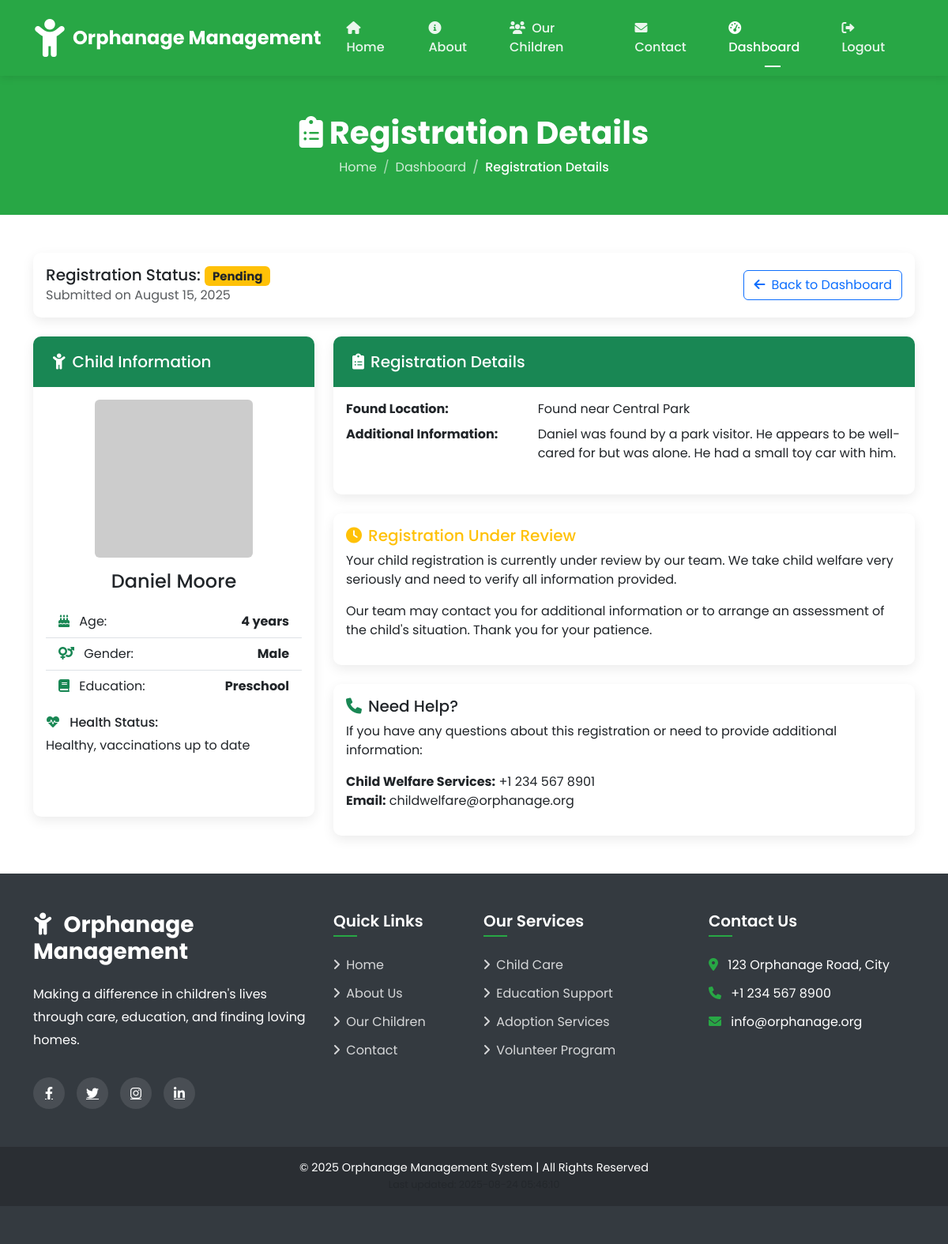
Page /users/view_children.php?id=1 (signed in) on the committed database.
### tables this page shows
CREATE TABLE child_registrations (
                                     reg_id INT PRIMARY KEY AUTO_INCREMENT,
                                     user_id INT NOT NULL,
                                     name VARCHAR(100) NOT NULL,
                                     age INT NOT NULL,
                                     gender ENUM('male', 'female', 'other') NOT NULL,
                                     health_status TEXT,
                                     education_level VARCHAR(50),
                                     photo VARCHAR(255),
                                     found_location TEXT,
                                     additional_info TEXT,
                                     status ENUM('pending', 'approved', 'rejected') NOT NULL DEFAULT 'pending',
                                     submitted_at TIMESTAMP DEFAULT CURRENT_TIMESTAMP,
                                     processed_at TIMESTAMP NULL,
                                     rejection_reason TEXT,
                                     FOREIGN KEY (user_id) REFERENCES users(user_id) ON DELETE CASCADE
);

### users/view_children.php (the view, shortened to what this page needs)
<?php
include '../includes/db.php';
$user_id = $_SESSION['user_id'];
$error = "";
$reg_id = (int)$_GET['id'];
$query = "SELECT * FROM child_registrations WHERE reg_id = $reg_id AND user_id = $user_id";
$result = mysqli_query($conn, $query);
if (mysqli_num_rows($result) == 0) {
    $error = "Registration not found or you don't have permission to view it.";
} else {
    $registration = mysqli_fetch_assoc($result);
}
include '../includes/header.php';
?>
    <div class="page-header">
        <div class="container">
            <h1><i class="fas fa-clipboard-list me-2"></i>Registration Details</h1>
            <nav aria-label="breadcrumb">
                <ol class="breadcrumb">
                    <li class="breadcrumb-item"><a href="../index.php">Home</a></li>
                    <li class="breadcrumb-item"><a href="dashboard.php">Dashboard</a></li>
                    <li class="breadcrumb-item active" aria-current="page">Registration Details</li>
                </ol>
            </nav>
        </div>
    </div>
    <section class="py-5">
        <div class="container">
            <?php if (!empty($error)): ?>
                <div class="alert alert-danger">
                    <i class="fas fa-exclamation-circle me-2"></i><?php echo $error; ?>
                    <div class="mt-3">
                        <a href="dashboard.php" class="btn btn-primary">
                            <i class="fas fa-arrow-left me-2"></i>Back to Dashboard
                        </a>
                    </div>
                </div>
            <?php else: ?>
                <div class="row">
                    <div class="col-12 mb-4">
                        <div class="card">
                            <div class="card-body d-flex justify-content-between align-items-center">
                                <div>
                                    <h5 class="mb-0">
                                        Registration Status:
                                        <?php if ($registration['status'] == 'pending'): ?>
                                            <span class="badge bg-warning text-dark">Pending</span>
                                        <?php elseif ($registration['status'] == 'approved'): ?>
                                            <span class="badge bg-success">Approved</span>
                                        <?php else: ?>
                                            <span class="badge bg-danger">Rejected</span>
                                        <?php endif; ?>
                                    </h5>
                                    <p class="mb-0 text-muted">Submitted on <?php echo date('F j, Y', strtotime($registration['submitted_at'])); ?></p>
                                </div>
                                <a href="dashboard.php?tab=registrations" class="btn btn-outline-primary">
                                    <i class="fas fa-arrow-left me-2"></i>Back to Dashboard
                                </a>
                            </div>
                        </div>
                    </div>
                    <div class="col-md-4 mb-4">
                        <div class="card h-100">
                            <div class="card-header bg-success text-white">
                                <h5 class="mb-0"><i class="fas fa-child me-2"></i>Child Information</h5>
                            </div>
                            <div class="card-body">
                                <div class="text-center mb-3">
                                    <?php if (!empty($registration['photo']) && file_exists("../" . $registration['photo'])): ?>
                                        <img src="<?php echo "../" . $registration['photo']; ?>" class="img-fluid rounded mb-3" style="max-height: 200px; object-fit: cover;" alt="<?php echo $registration['name']; ?>">
                                    <?php else: ?>
                                        <img src="https://via.placeholder.com/200x200?text=No+Photo" class="img-fluid rounded mb-3" alt="No Photo">
                                    <?php endif; ?>
                                    <h4><?php echo $registration['name']; ?></h4>
                                </div>
                                <ul class="list-group list-group-flush">
                                    <li class="list-group-item d-flex justify-content-between align-items-center">
                                        <span><i class="fas fa-birthday-cake me-2 text-success"></i> Age:</span>
                                        <span class="fw-bold"><?php echo $registration['age']; ?> years</span>
                                    </li>
                                    <li class="list-group-item d-flex justify-content-between align-items-center">
                                        <span><i class="fas fa-venus-mars me-2 text-success"></i> Gender:</span>
                                        <span class="fw-bold"><?php echo ucfirst($registration['gender']); ?></span>
                                    </li>
                                    <li class="list-group-item d-flex justify-content-between align-items-center">
                                        <span><i class="fas fa-book me-2 text-success"></i> Education:</span>
                                        <span class="fw-bold"><?php echo $registration['education_level'] ? $registration['education_level'] : 'Not specified'; ?></span>
                                    </li>
                                </ul>
                                <?php if (!empty($registration['health_status'])): ?>
                                    <div class="mt-3">
                                        <h6 class="mb-2"><i class="fas fa-heartbeat me-2 text-success"></i> Health Status:</h6>
                                        <p class="mb-0"><?php echo $registration['health_status']; ?></p>
                                    </div>
                                <?php endif; ?>
                            </div>
                        </div>
                    </div>
                    <div class="col-md-8">
                        <div class="card mb-4">
                            <div class="card-header bg-success text-white">
                                <h5 class="mb-0"><i class="fas fa-clipboard-list me-2"></i>Registration Details</h5>
                            </div>
                            <div class="card-body">
                                <dl class="row">
                                    <?php if (isset($registration['found_location']) && !empty($registration['found_location'])): ?>
                                        <dt class="col-sm-4">Found Location:</dt>
                                        <dd class="col-sm-8"><?php echo $registration['found_location']; ?></dd>
                                    <?php endif; ?>
                                    <?php if (isset($registration['additional_info']) && !empty($registration['additional_info'])): ?>
                                        <dt class="col-sm-4">Additional Information:</dt>
                                        <dd class="col-sm-8"><?php echo $registration['additional_info']; ?></dd>
                                    <?php endif; ?>
                                </dl>
                            </div>
                        </div>
                        <?php if ($registration['status'] == 'approved'): ?>
                            <div class="card border-success mb-4">
                                <div class="card-body">
                                    <h5 class="card-title text-success">
                                        <i class="fas fa-check-circle me-2"></i>Registration Approved
                                    </h5>
                                    <p>This child registration has been approved. The child is now under our care and has been added to our system. Thank you for helping this child find safety and support.</p>
                                    <p>The child may now be available for adoption through our regular adoption process.</p>
                                </div>
                            </div>
                        <?php else: ?>
                            <div class="card border-warning mb-4">
                                <div class="card-body">
                                    <h5 class="card-title text-warning">
                                        <i class="fas fa-clock me-2"></i>Registration Under Review
                                    </h5>
                                    <p>Your child registration is currently under review by our team. We take child welfare very seriously and need to verify all information provided.</p>
                                    <p>Our team may contact you for additional information or to arrange an assessment of the child's situation. Thank you for your patience.</p>
                                </div>
                            </div>
                        <?php endif; ?>
                        <div class="card">
                            <div class="card-body">
                                <h5 class="card-title"><i class="fas fa-phone me-2 text-success"></i>Need Help?</h5>
                                <p>If you have any questions about this registration or need to provide additional information:</p>
                                <p><strong>Child Welfare Services:</strong> +1 234 567 8901<br>
                                    <strong>Email:</strong> childwelfare@orphanage.org</p>
                            </div>
                        </div>
                    </div>
                </div>
            <?php endif; ?>
        </div>
    </section>
<?php include '../includes/footer.php'; ?>

### rows in the picture
child_registrations: submitted_at "August 15, 2025", name "Daniel Moore", age "4", gender "Male", education_level "Preschool", health_status "Healthy, vaccinations up to date", found_location "Found near Central Park", additional_info "Daniel was found by a park visitor. He appears to be well-cared for but was alone. He had a small toy car with him."
